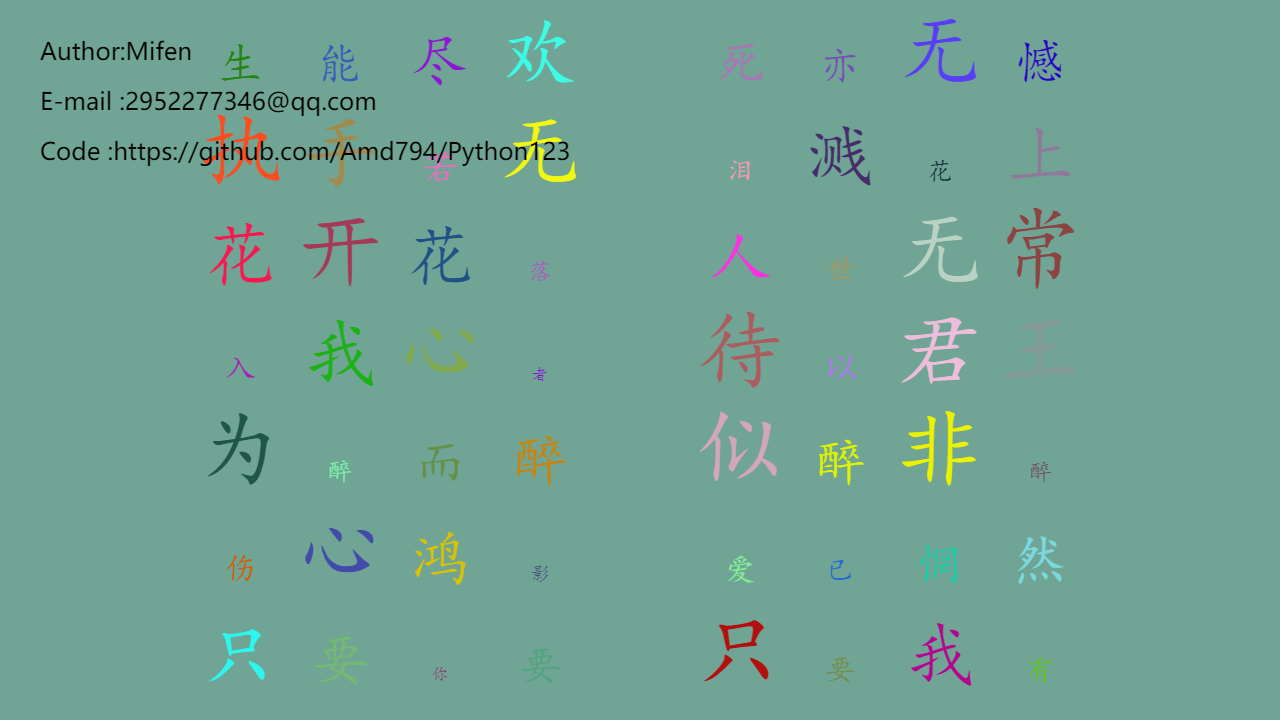

Recreate this plot in Python.
# -*- coding: utf-8 -*-
# Time    : 2019/4/5 22:44
# Author  : Mifen
# Email   : 2952277346@qq.com
# Github  : https://github.com/Amd794


from turtle import *
import random
import time

str_ = """
守一段情 念一个人。
时光不老 我们不散。
厮守终生 不离不弃。
天暗下来 你就是光。
亡魂溺海 止于终老。
生死挈阔 与子成说。
柔情似水 佳期如梦。
我中有你 你中有我。
青山不老 为雪白头。
心若向阳 无畏悲伤。
一人一心 白首不离。
心如荒岛 囚我终老。
我的世界 只有你懂。
你若安好 便是晴天。
心有灵犀 一点就通。
厮守海角 非你不娶。
执子的手 漫漫的走。
执子之手 与子偕老。
山河拱手 为君一笑。
红尘初妆 山河无疆。
千秋功名 一世葬你。
既不回头 何必不忘。
既然无缘 何须誓言。
今日种种 似水无痕。
明夕何夕 君已陌路。
才会相思 便害相思。
人来人往 繁华似锦。
回首万年 情衷伊人。
生能尽欢 死亦无憾。
执手若无 泪溅花上。
花开花落 人世无常。
入我心者 待以君王。
为醉而醉 似醉非醉。
伤心鸿影 爱已惘然。
只要你要 只要我有。
日久生情 日久情疏。
忧佳相随 风雨无悔。
有生之年 誓死娇宠
引喻山河 指日可诚。
水上鸳鸯 云中翡翠。
天荒地老 海誓山盟。
生则同襟 死则同穴。
生有此女 夫复何求""".split("。")
setup(1280,720)
colormode(255)
up()
a, b = -500, 280
goto(a,b)
bgcolor("black")

down()
def w(str_,b):
    bgcolor( random.randint(0,255),random.randint(0,255),random.randint(0,255))
    for i in range(len(str_)):
        up()
        goto(a+100*i,b)
        down()
        size =  random.randint(12,68)
        color( random.randint(0,255),random.randint(0,255),random.randint(0,255))
        write(str_[i], align="center",font=("楷体",size))
for k in range(4):
    for i in range(7):
        w(str_[i+7*k],b-100*i)
    reset()
for i in range(7):
    w(str_[i+7*4],b-100*i)
up()
color("#262626;")
goto(-600,300)
write('Author:Mifen',font=("微软雅黑", 18))
goto(-600,250)
write('E-mail :2952277346@qq.com',font=("微软雅黑", 18))
goto(-600, 200)
write('Code :https://github.com/Amd794/Python123', font=("微软雅黑", 18))
goto(-600,-350)
down()
ht()
